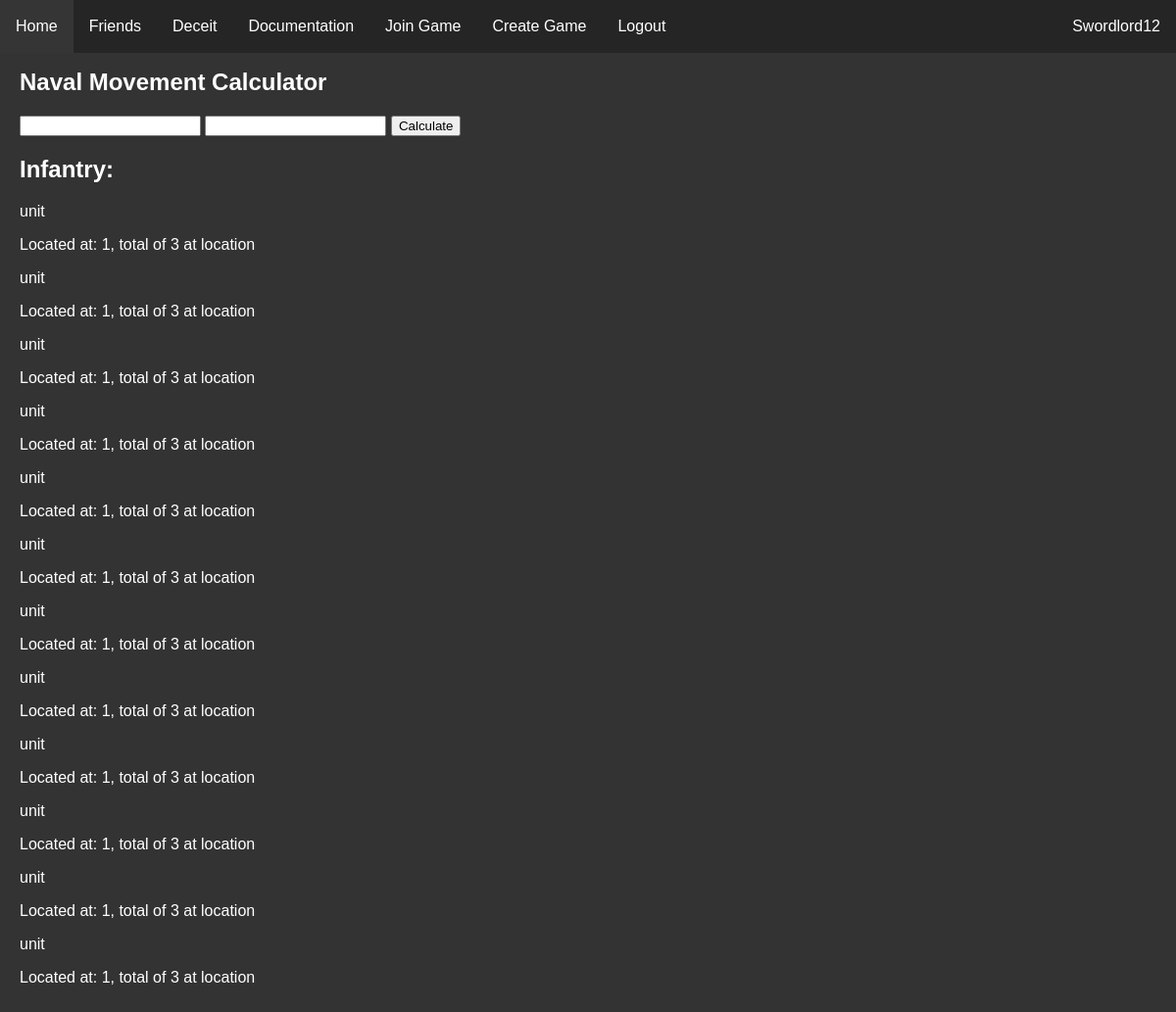
The app's page /rooms/1/military (signed in) with its own data.
### website/models.py (models this page shows)
class User(db.Model, UserMixin):
    id = db.Column(db.Integer, primary_key=True)
    email = db.Column(db.String(150), unique=True)
    password = db.Column(db.String(150))
    username = db.Column(db.String(150))
    pfp = db.Column(db.String(50))
    admin = db.Column(db.String(50))

class Military(db.Model):
    id = db.Column(db.Integer, primary_key=True)
    game = db.Column(db.Integer, db.ForeignKey('game.id'))
    owner = db.Column(db.Integer, db.ForeignKey('empires.id'))
    location = db.Column(db.Integer, db.ForeignKey('territories.id'))
    category = db.Column(db.String(9))
    type = db.Column(db.String(15))
    amount = db.Column(db.Integer)

### website/rooms.py (the view)
@login_required
@rooms.route('<int:game_id>/military', methods=['GET', 'POST'])
def military(game_id):
    current_empire = db.session.query(Empires).filter_by(game=game_id, user=current_user.id).first()
    infantry = db.session.query(Military).filter_by(game=game_id, owner=current_empire.id)
    if request.method == "POST":
        start = request.form.get("start")
        end = request.form.get("end")
        flash("That would take " + str(calc_naval_movement(game_id, start, end)) + " minutes", category="neutral")
    return render_template("military.html", user=current_user, infantry=infantry)

### website/templates/military.html
{% extends "base.html" %} {% block title %}Military Overview{% endblock %}
{% block content %}
<h2>Naval Movement Calculator</h2>
<form method="post">
    <input type="text" id="start" name="start"/>
    <input type="text" id="end" name="end"/>
    <input type="submit" value="Calculate"/>
</form>
<h2>Infantry:</h2>
{% for unit in infantry %}
<p>unit</p>
<p>Located at: {{unit.location}}, total of {{unit.amount}} at location</p>
{% endfor %}
{% endblock %}

### website/templates/base.html (shortened to what this page needs)
<!DOCTYPE html>
<html lang="en">
<head>
    <link rel="stylesheet" type="text/css" href="/static/css/main.css" />
</head>
<body>
    <ul class="navbar">
      {% if user.is_authenticated %}
      <li><a class="nav-item nav-link" id="home" href="/">Home</a></li>
      <li><a class="nav-item nav-link" id="friends" href="/user/friends">Friends</a></li>
      <li><a class="nav-item nav-link" id="deceit" href="/deceit">Deceit</a></li>
      <li><a class="nav-item nav-link" id="docs" href="/docs/">Documentation</a></li>
      <li><a class="nav-item nav-link" id="join_game" href="/join-game">Join Game</a></li>
      <li><a class="nav-item nav-link" id="create_game" href="/create-game">Create Game</a></li>
      <li><a class="nav-item nav-link" id="logout" href="/logout">Logout</a></li>
      <li><a class="nav-user nav-link" id="user_link" href="{{url_for('profiles.profile', user_id=user.id)}}">{{ user.username }}</a></li>
      {% else %}
      <li><a class="nav-item nav-link" id="login" href="/login">Login</a></li>
      <li><a class="nav-item nav-link" id="signUp" href="/sign-up">Sign Up</a></li>
      {% endif %}
    </ul>
    <div id="main_div">
    <div class="container">
        {% block content %}
        {% endblock %}
    </div>
    </div>
</body>
</html>

### website/static/css/main.css (style rules this page uses)
#main_div { margin-top: 30px; padding: 20px; }
body { margin: 0px; background-color: #333333; color: white; }
.navbar { list-style-type: none; margin: 0; padding: 0; overflow: hidden; background-color: #252525; position: fixed; top: 0; width: 100%; }
.nav-item { float: left; }
.nav-user { float:right; }
.nav-link { display: block; color: white; text-align: center; padding: 18px 16px; text-decoration: none; }
html { font-family: Arial, Helvetica, sans-serif; }

### records on screen
User: username "Swordlord12"
Military: location "1", amount "3"
Military: location "1", amount "3"
Military: location "1", amount "3"
Military: location "1", amount "3"
Military: location "1", amount "3"
Military: location "1", amount "3"
Military: location "1", amount "3"
Military: location "1", amount "3"
Military: location "1", amount "3"
Military: location "1", amount "3"
Military: location "1", amount "3"
Military: location "1", amount "3"
